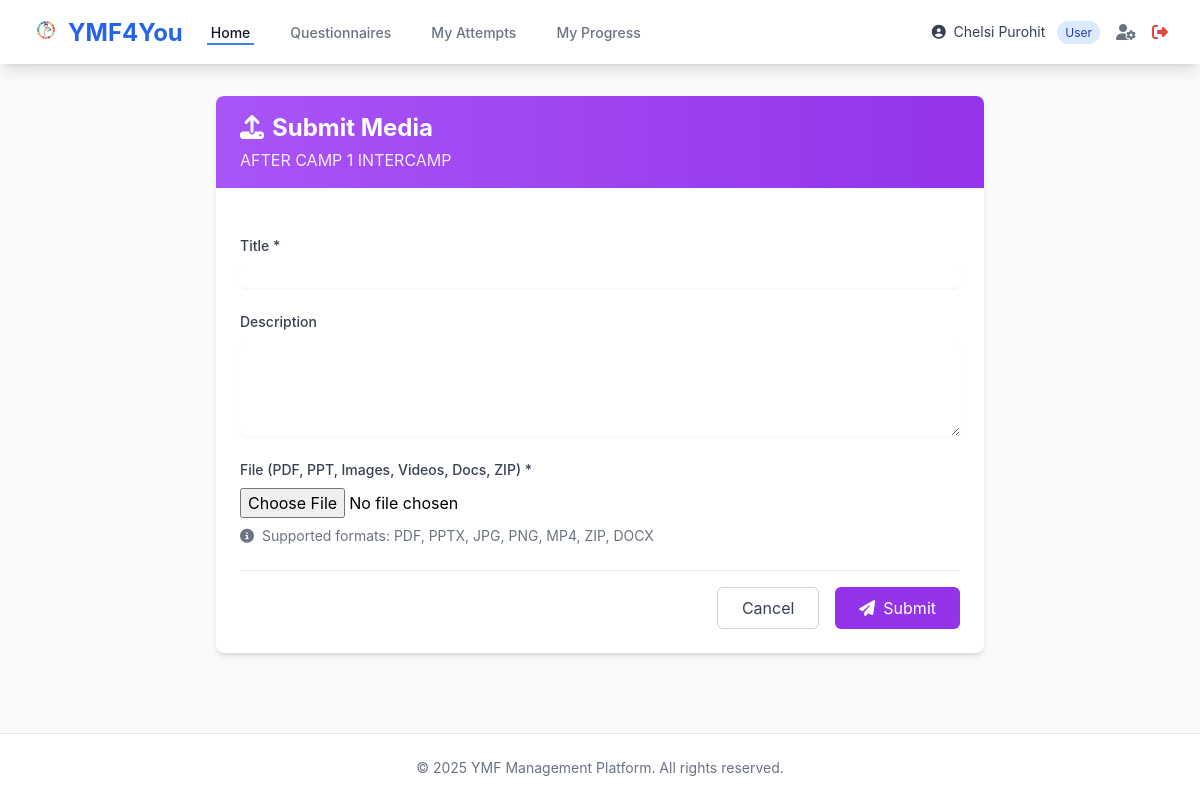
/intercamp/1/submit/ (signed in), run on the app's committed database.
### accounts/models.py (models this page shows, shortened)
class User(AbstractUser):
    ROLE_CHOICES = [
        ('USER', 'User'),
        ('VOLUNTEER', 'Volunteer'),
        ('ADMIN', 'Admin'),
    ]
    role = models.CharField(max_length=10, choices=ROLE_CHOICES, default='USER')
    first_name = models.CharField(max_length=150)
    last_name = models.CharField(max_length=150)
    email = models.EmailField(unique=True)
    phone = models.CharField(max_length=15, blank=True, null=True)
    profile_pic = models.ImageField(upload_to='profile_pics/', blank=True, null=True)
    created_at = models.DateTimeField(auto_now_add=True)
    updated_at = models.DateTimeField(auto_now=True)
    class Meta:
        ordering = ['-created_at']
    def is_admin_role(self):
        return self.role == 'ADMIN' or self.is_superuser
    def is_volunteer_role(self):
        return self.role == 'VOLUNTEER' or self.is_admin_role()

### core/models.py (models this page shows, shortened)
class IntercampActivity(models.Model):
    batch       = models.ForeignKey(Batch, on_delete=models.CASCADE, related_name='intercamp_activities')
    after_camp  = models.IntegerField(choices=[(1, 'After Camp 1'), (2, 'After Camp 2')])
    title       = models.CharField(max_length=300)
    description = models.TextField()
    start_date  = models.DateField()
    end_date    = models.DateField()
    is_active   = models.BooleanField(default=False)
    class Meta:
        verbose_name_plural = 'Intercamp Activities'
        unique_together = ['batch', 'after_camp']
        ordering = ['batch', 'after_camp']

### core/views.py (the view)
# urls.py: path('intercamp/<int:activity_id>/submit/', views.submit_media, name='submit_media'),
@login_required
@batch_required
def submit_media(request, activity_id):
    activity = get_object_or_404(IntercampActivity, id=activity_id)
    if request.method == 'POST':
        form = MediaSubmissionForm(request.POST, request.FILES)
        if form.is_valid():
            submission                    = form.save(commit=False)
            submission.user               = request.user
            submission.intercamp_activity = activity
            submission.save()
            messages.success(request, 'Media submitted successfully!')
            return redirect('core:intercamp_activity_detail', activity_id=activity.id)
    else:
        form = MediaSubmissionForm()
    return render(request, 'core/submit_media.html', {'form': form, 'activity': activity})

### core/forms.py
class MediaSubmissionForm(forms.ModelForm):
    class Meta:
        model = MediaSubmission
        fields = ['title', 'description', 'file']
        widgets = {
            'title':       forms.TextInput(attrs={'class': INPUT_CLASS}),
            'description': forms.Textarea(attrs={'class': TEXTAREA_CLASS, 'rows': 4}),
            'file':        forms.FileInput(attrs={'class': 'mt-1 block w-full'}),
        }

### core/templates/core/submit_media.html (shortened to what this page needs)
{% extends 'base.html' %}
{% block content %}
<div class="max-w-3xl mx-auto">
    <div class="bg-white shadow-md rounded-lg overflow-hidden">
        <div class="bg-gradient-to-r from-purple-500 to-purple-600 px-6 py-4">
            <h2 class="text-2xl font-bold text-white">
                <i class="fas fa-upload mr-2"></i>Submit Media
            </h2>
            <p class="text-purple-100 mt-1">{{ activity.title }}</p>
        </div>
        <form method="POST" enctype="multipart/form-data" class="p-6 space-y-6">
            <div>
                <label class="block text-sm font-medium text-gray-700 mb-2">Title *</label>
                {{ form.title }}
            </div>
            <div>
                <label class="block text-sm font-medium text-gray-700 mb-2">Description</label>
                {{ form.description }}
            </div>
            <div>
                <label class="block text-sm font-medium text-gray-700 mb-2">File (PDF, PPT, Images, Videos, Docs, ZIP) *</label>
                {{ form.file }}
                <p class="mt-2 text-sm text-gray-500">
                    <i class="fas fa-info-circle mr-1"></i>
                    Supported formats: PDF, PPTX, JPG, PNG, MP4, ZIP, DOCX
                </p>
            </div>
            <div class="flex justify-end space-x-4 pt-4 border-t">
                <a href="{% url 'core:intercamp_activity_detail' activity.id %}" class="px-6 py-2 border border-gray-300 rounded-md text-gray-700 hover:bg-gray-50">
                    Cancel
                </a>
                <button type="submit" class="px-6 py-2 bg-purple-600 text-white rounded-md hover:bg-purple-700">
                    <i class="fas fa-paper-plane mr-2"></i>Submit
                </button>
            </div>
        </form>
    </div>
</div>
{% endblock %}

### templates/base.html (shortened to what this page needs)
{% load static %}
<!DOCTYPE html>
<html lang="en">
<head>
    <script src="https://cdn.tailwindcss.com"></script>
    <link rel="stylesheet" href="https://cdnjs.cloudflare.com/ajax/libs/font-awesome/6.4.0/css/all.min.css">
</head>
<body class="bg-gray-50 min-h-screen">
    {% if user.is_authenticated %}
    <nav class="bg-white shadow-lg">
        <div class="max-w-7xl mx-auto px-4 sm:px-6 lg:px-8">
            <div class="flex justify-between h-16">
                <div class="flex items-center">
                    <div class="flex-shrink-0">
                        <a href="{% url 'core:homepage' %}" class="text-2xl font-bold text-blue-600">
                            <img src="{% static 'images/logo.png' %}" alt="YMF" class="inline-block w-7 h-7 mr-2" style="vertical-align:-3px; object-fit:contain;">YMF4You
                        </a>
                    </div>
                    <div class="hidden md:ml-6 md:flex md:space-x-8">
                        <a href="{% url 'core:homepage' %}" class="border-blue-500 text-gray-900 inline-flex items-center px-1 pt-1 border-b-2 text-sm font-medium">
                            Home
                        </a>
                        <a href="{% url 'questionnaires:questionnaire_list' %}" class="border-transparent text-gray-500 hover:border-gray-300 hover:text-gray-700 inline-flex items-center px-1 pt-1 border-b-2 text-sm font-medium">
                            Questionnaires
                        </a>
                        <a href="{% url 'questionnaires:my_attempts' %}" class="border-transparent text-gray-500 hover:border-gray-300 hover:text-gray-700 inline-flex items-center px-1 pt-1 border-b-2 text-sm font-medium">
                            My Attempts
                        </a>
                        <a href="{% url 'core:my_progress' %}" class="border-transparent text-gray-500 hover:border-gray-300 hover:text-gray-700 inline-flex items-center px-1 pt-1 border-b-2 text-sm font-medium">
                            My Progress
                        </a>
                    </div>
                </div>
                <div class="hidden md:ml-6 md:flex md:items-center">
                    <div class="flex items-center space-x-4">
                        <span class="text-sm text-gray-700">
                            <i class="fas fa-user-circle mr-1"></i>
                            {{ user.first_name }} {{ user.last_name }}
                            <span class="text-xs bg-blue-100 text-blue-800 px-2 py-1 rounded-full ml-2">{{ user.get_role_display }}</span>
                        </span>
                        <a href="{% url 'accounts:profile' %}" class="text-gray-500 hover:text-gray-700">
                            <i class="fas fa-user-cog"></i>
                        </a>
                        <a href="{% url 'accounts:logout' %}" class="text-red-500 hover:text-red-700">
                            <i class="fas fa-sign-out-alt"></i>
                        </a>
                    </div>
                </div>
            </div>
        </div>
    </nav>
    {% endif %}
    <main class="max-w-7xl mx-auto px-4 sm:px-6 lg:px-8 py-8">
        {% block content %}{% endblock %}
    </main>
    <footer class="bg-white border-t border-gray-200 mt-12">
        <div class="max-w-7xl mx-auto py-6 px-4 sm:px-6 lg:px-8">
            <p class="text-center text-gray-500 text-sm">
                &copy; 2025 YMF Management Platform. All rights reserved.
            </p>
        </div>
    </footer>
</body>
</html>

### templates/base.html (style rules this page uses)
body { font-family: 'Inter', -apple-system, BlinkMacSystemFont, 'Segoe UI', Roboto, sans-serif; }

### data on the page
User: first_name "Chelsi", last_name "Purohit", role "User"
IntercampActivity: title "AFTER CAMP 1 INTERCAMP"
